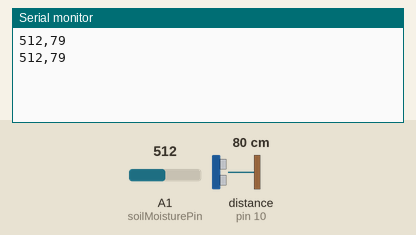
This sketch was run on a simulated Arduino Uno, built with avr-gcc and run on an emulated ATmega328P. Parts: the last lines printed to the serial monitor. Wiring (inferred from the names in the program): ultrasonic range finder: trigger pin 9; echo pin 10. The inputs (shaded band) are chosen by the test bench; at power-on: distance to the obstacle (sensor on pin 10) 80 cm, A1 (soilMoisturePin) = 512. The echo pulse lasts 58.3 µs per cm.

Above: at 1.8 s.
1.9 s: distance to the obstacle (sensor on pin 10) set to 2 cm
At 2.4 s:
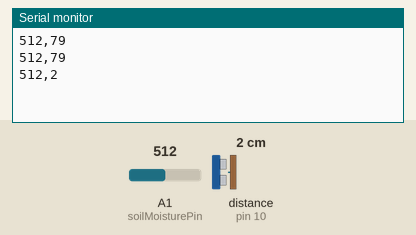
3.4 s: A1 (soilMoisturePin) set to 716
At 4.7 s:
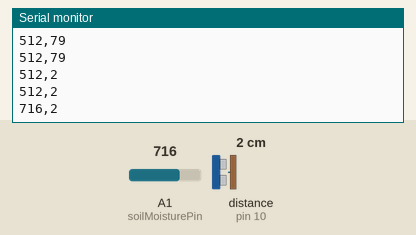
4.9 s: distance to the obstacle (sensor on pin 10) set to 4 cm
At 5.8 s:
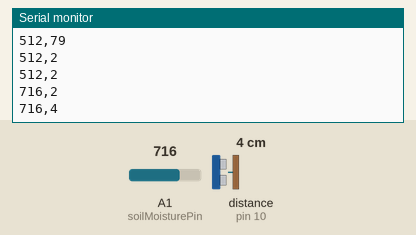
6.4 s: A1 (soilMoisturePin) set to 900
At 7.6 s:
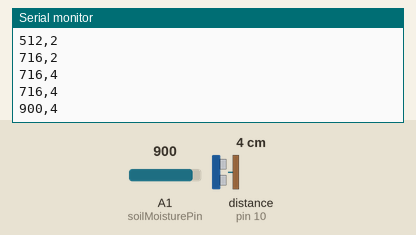
Timing chart, 0 to 8.9 s (numbered marks = the images above; inputs shaded):
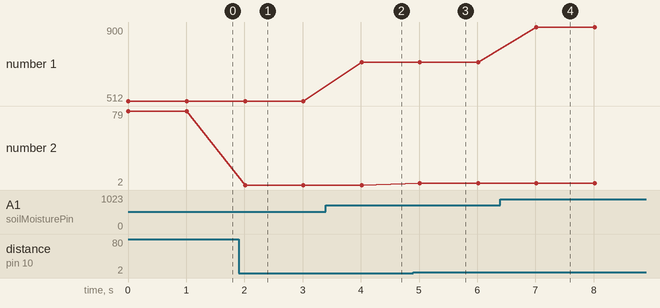

The sketch:

SoilMoistureAndUltrasonicSensor.ino
```cpp
// 토양 습도 센서 핀 설정
#define soilMoisturePin A1

// 초음파 센서 핀 설정
#define trigPin 9
#define echoPin 10

void setup() {
  Serial.begin(9600);

  // 초음파 센서 핀 모드 설정
  pinMode(trigPin, OUTPUT);
  pinMode(echoPin, INPUT);
}

void loop() {
  // 토양 습도 측정
  int soilMostureValue = analogRead(soilMoisturePin);

  // 초음파 센서 거리 측정
  long duration, distance;

  // Trig 핀을 LOW로 초기화
  digitalWrite(trigPin, LOW);
  delayMicroseconds(2);

  // Trig 핀에 HIGH 신호를 10 마이크로초 동안 송신
  digitalWrite(trigPin, HIGH);
  delayMicroseconds(10);
  digitalWrite(trigPin, LOW);

  // Echo 핀에서 반사파 수신 및 시간 측정
  duration = pulseIn(echoPin, HIGH);

  // 거리를 센티미터로 변환
  distance = duration * 0.034 /2;

  // 실제 초음파 센서 거리 오차 적용(+1cm)
  distance += 1;

  Serial.print(soilMostureValue);
  Serial.print(",");
  Serial.println(distance);

  delay(1000);
}
```

Measured:
- after the input at 1.9 s, the serial monitor: prints a new line after 0.11 s (image 1)
- after the input at 3.4 s, the serial monitor: prints a new line after 0.61 s (image 2)
- after the input at 4.9 s, the serial monitor: prints a new line after 0.12 s (image 3)
- after the input at 6.4 s, the serial monitor: prints a new line after 0.62 s (image 4)
- plotted number 1: 512 → 716 after the input at 3.4 s, 716 → 900 after the input at 6.4 s
- plotted number 2: 79 → 2 after the input at 1.9 s, 2 → 4 after the input at 4.9 s
